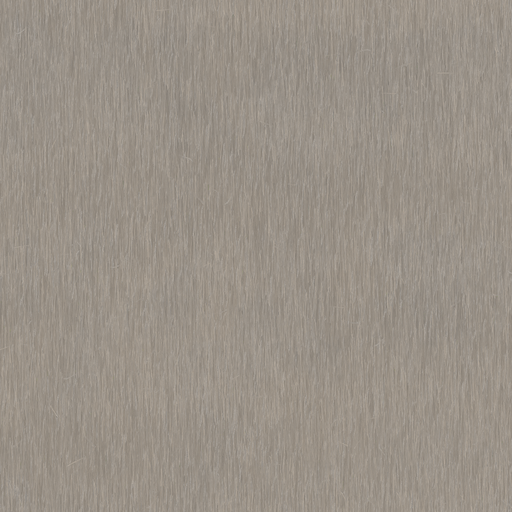
#> input picture crates/mm2-viewer/assets/ground/straw_albedo.webp, 512 x 512 px
$ python logo_wear.py ../../crates/mm2-viewer/assets/ground/straw_albedo.webp ../../crates/mm2-viewer/assets/ground/concrete_albedo.webp out.png
#> lines starting #> are read from the running program, lines starting #| are printed output that depends on the picture; after the words box and inside, x2 and y2 are one past the last pixel; in counts of white or black regions, pixels touching at a corner belong together
#> further down, logo is the input picture: PIL image 512x512 RGBA; mean R, G, B, A 109.8, 98.1, 83.9, 177.4
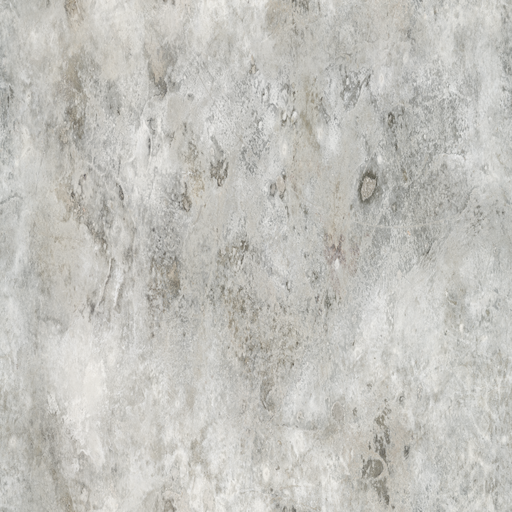
#> input picture crates/mm2-viewer/assets/ground/concrete_albedo.webp, 512 x 512 px
#> further down, dirt is the input picture: PIL image 512x512 RGBA; mean R, G, B, A 132.8, 130.8, 119.9, 121.4
"""Two weathered takes on the chrome logo for the menu:
  tyre  - a muddy knobby-tyre track rolled across it, with roost specks
  worn  - old sticker: faded, chipped edges, scratches and grime
Usage: logo_wear.py logo.png dirt_color.jpg out_prefix"""
import sys, math, numpy as np
from PIL import Image, ImageDraw, ImageFilter, ImageChops
rng = np.random.default_rng(11)

def noise(shape, blur, seed):
    r = np.random.default_rng(seed)
    n = Image.fromarray((r.random(shape) * 255).astype(np.uint8)).filter(ImageFilter.GaussianBlur(blur))
    a = np.asarray(n, np.float32); return (a - a.min()) / (np.ptp(a) + 1e-6)

def fade(logo, k=0.45):
#> called with k = 0.4
    a = np.asarray(logo, np.float32) / 255; rgb = a[..., :3]; lum = rgb @ [0.3, 0.59, 0.11]
    rgb = rgb * (1 - k) + lum[..., None] * k; rgb = rgb * [0.97, 0.95, 0.86] + 0.03
    return Image.fromarray((np.concatenate([np.clip(rgb, 0, 1), a[..., 3:]], -1) * 255).astype(np.uint8))

def tyre(logo, dirt):
    logo = fade(logo, 0.4); W, H = logo.size
#> after `W, H = logo.size`: W = 512; H = 512
    # tread band: chevron lugs along a slightly curved path, drawn on a long strip then warped onto the logo
    band_w = int(H * 0.42); L = int(math.hypot(W, H) * 1.2)
#> after `band_w = int(H * 0.42)`: band_w = 215
#> after `L = int(math.hypot(W, H) * 1.2)`: L = 868
    strip = Image.new("L", (L, band_w), 0); d = ImageDraw.Draw(strip)
#> after `strip = Image.new('L', (L, band_w), 0)`: strip: PIL image 868x215 L; every value is 0
    step = band_w * 0.42
#> step = 90.3
    for i in range(int(L / step) + 2):
        x = i * step + rng.uniform(-3, 3)
        for side in (-1, 1):
            y0 = band_w / 2 + side * band_w * 0.06
            y1 = band_w / 2 + side * band_w * 0.46
            dx = band_w * 0.18
            d.polygon([(x, y0), (x + band_w * 0.16, y0), (x + band_w * 0.16 + dx, y1), (x + dx, y1)], fill=255)
    # smear between lugs (tyre carcass contact) and uneven pressure
    smear = Image.new("L", strip.size, 0); ImageDraw.Draw(smear).rectangle([0, band_w * 0.12, L, band_w * 0.88], fill=110)
#> after `ImageDraw.Draw(smear).rectangle([0, band_w * 0.12, L, band_w * 0.88], `:
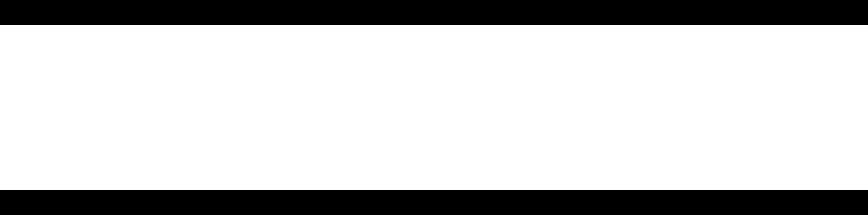
#> smear: PIL image 868x215 L; values 0 (black) and 110 (white), 76.7% white; 2 black regions, box (x1, y1, x2, y2) and area: (0, 0, 868, 25) 21700, (0, 190, 868, 215) 21700
    m = np.maximum(np.asarray(strip, np.float32), np.asarray(smear, np.float32))
    m = np.where(m > 200, 255, m * 0.75); m *= 0.75 + 0.25 * noise(m.shape, 4, 3)
    m *= np.clip(noise(m.shape, 25, 4) * 2.2 - 0.35, 0, 1)
    m = np.where(noise(m.shape, 1.5, 9) > 0.7, m * 0.3, m)  # broken, crumbly edges  # skips where tyre lifted
    strip = Image.fromarray(np.clip(m, 0, 255).astype(np.uint8)).filter(ImageFilter.GaussianBlur(1.2))
    ang = -14
    rot = strip.rotate(ang, Image.BICUBIC, expand=True)
    track = Image.new("L", (W, H), 0); track.paste(rot, ((W - rot.size[0]) // 2 + int(W * 0.05), (H - rot.size[1]) // 2 + int(H * 0.04)))
#> after `track = Image.new('L', (W, H), 0)`: track: PIL image 512x512 L; every value is 0
    tm = np.asarray(track, np.float32) / 255
    # roost: specks flicked off the tread
    sp = Image.new("L", (W, H), 0); sd = ImageDraw.Draw(sp)
    for _ in range(1600):
        x, y = rng.uniform(0, W), rng.uniform(0, H); r = rng.pareto(3) * 1.4 + 0.6
        if rng.random() < 0.7 and tm[int(min(y, H - 1)), int(min(x, W - 1))] < 0.05 and rng.random() < 0.8: continue
        sd.ellipse([x - r, y - r * rng.uniform(0.6, 1), x + r, y + r], fill=int(rng.uniform(150, 255)))
    sm = np.asarray(sp.filter(ImageFilter.GaussianBlur(0.6)), np.float32) / 255
    cover = np.clip(np.maximum(tm * 1.0, sm), 0, 1)
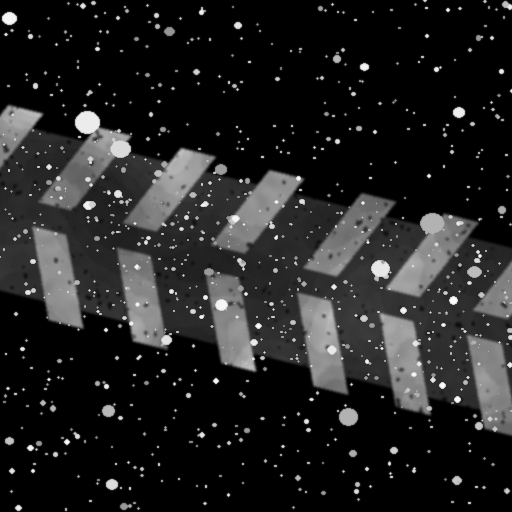
#> cover: shape (512, 512) float32; min 0, max 0.996, mean 0.137
    dirt = np.asarray(dirt.resize((W, H)).convert("RGB"), np.float32) / 255
#> dirt: shape (512, 512, 3) float32
    dirt = dirt * [0.95, 0.85, 0.72] * 0.75
    # wet mud sheen and depth: darker centre of the lugs
    dirt = dirt * (0.8 + 0.35 * noise((H, W), 2, 12))[..., None]
    a = np.asarray(logo, np.float32) / 255; rgb, al = a[..., :3], a[..., 3]
#> after `rgb, al = (a[..., :3], a[..., 3])`:
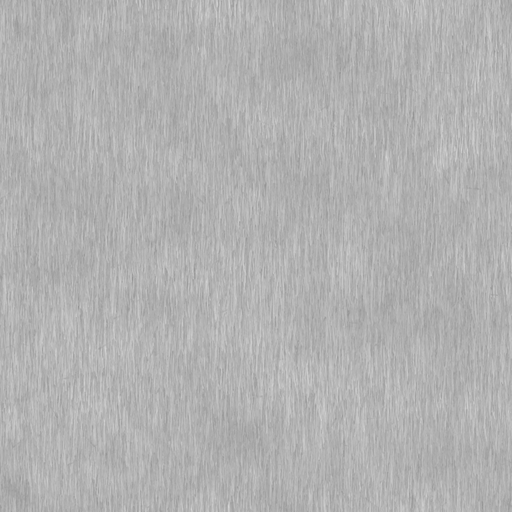
#> al: shape (512, 512) float32; min 0.573, max 0.839, mean 0.696
    rgb = rgb * (1 - cover[..., None]) + dirt * cover[..., None]
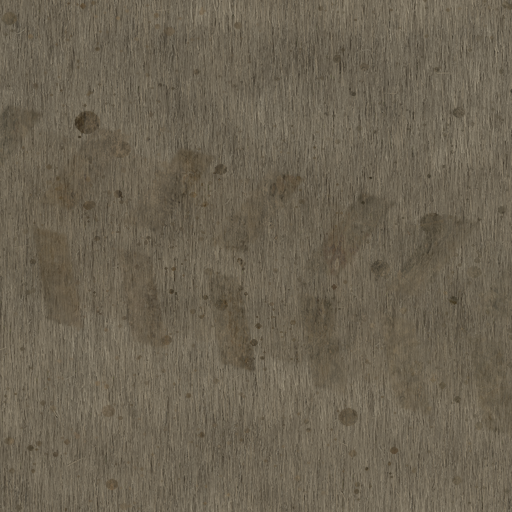
#> rgb: shape (512, 512, 3) float64; mean R, G, B 0.42, 0.385, 0.32
    al2 = np.maximum(al, sm * 0.9 * (al < 0.1))  # specks can land beyond the plate
    rgb = np.where((al < 0.1)[..., None], dirt, rgb)
    return Image.fromarray((np.concatenate([rgb, al2[..., None]], -1) * 255).astype(np.uint8))
#> returned value: PIL image 512x512 RGBA

def worn(logo, dirt):
    W, H = logo.size
#> W = 512; H = 512
    a = np.asarray(logo, np.float32) / 255; rgb, al = a[..., :3], a[..., 3].copy()
    lum = rgb @ [0.3, 0.59, 0.11]
    rgb = rgb * 0.4 + lum[..., None] * 0.6                   # sun fade
    rgb = rgb * [1.0, 0.97, 0.88] + [0.05, 0.04, 0.02]        # yellowed
    # grime collecting toward the bottom and in noise blotches
    g = noise((H, W), 18, 5) * 0.6 + np.linspace(0, 0.5, H)[:, None]
#> in noise (call 5), `return (a - a.min()) / (np.ptp(a) + 1e-06)`:
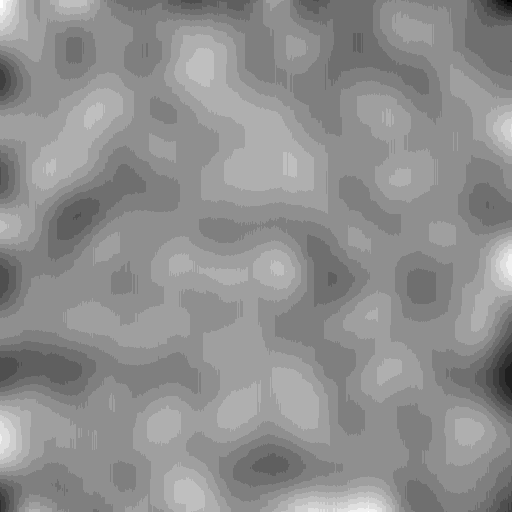
#> returned value: shape (512, 512) float32; min 0, max 1, mean 0.563
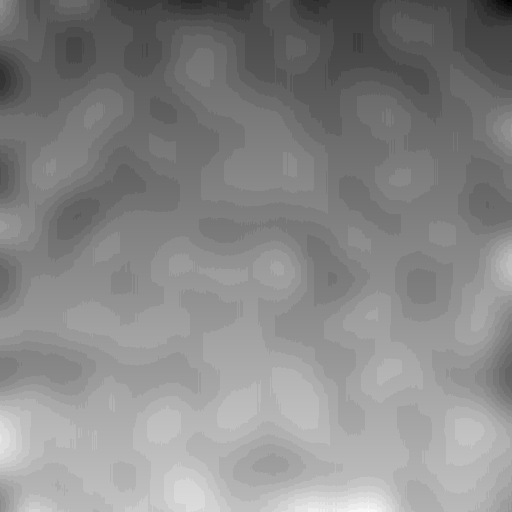
#> g: shape (512, 512) float64; min 0, max 1.1, mean 0.588; drawn with min black and max white
    grime = np.clip(g - 0.38, 0, 1) * 0.9
    d = np.asarray(dirt.resize((W, H)).convert("RGB"), np.float32) / 255 * 0.8
    rgb = rgb * (1 - grime[..., None]) + d * grime[..., None]
    # chipped edges: eat into alpha near the outline
    edge = np.asarray(Image.fromarray((al * 255).astype(np.uint8)).filter(ImageFilter.MinFilter(15)), np.float32) / 255
    rim = (al > 0.5) & (edge < 0.5)
    chip = (noise((H, W), 2.5, 6) > 0.55) | ((noise((H, W), 12, 16) > 0.7) & (noise((H, W), 2, 17) > 0.4))
    al = np.where(rim & chip, 0, al)
    # paint flaked off inside: show a pale primer
    flake = (noise((H, W), 3, 7) > 0.68) & (noise((H, W), 30, 8) > 0.5)
    rgb = np.where(flake[..., None], np.array([0.78, 0.76, 0.7]), rgb)
    # scratches
    sc = Image.new("L", (W, H), 0); sd = ImageDraw.Draw(sc)
    for _ in range(140):
        x, y = rng.uniform(0, W), rng.uniform(0, H); ang = rng.normal(-0.3, 0.5); Ls = rng.pareto(2) * 40 + 20
        pts = [(x + math.cos(ang) * t + rng.normal(0, 1.2), y + math.sin(ang) * t + rng.normal(0, 1.2)) for t in np.linspace(0, Ls, 8)]
        sd.line(pts, fill=int(rng.uniform(90, 230)), width=1)
#> this loop made 140 passes
#> (x, y, ang, Ls) on passes 1 to 12: (175.5, 95.49, -0.355, 37.34), (206.8, 376.5, 0.0286, 23.56), (350.5, 341.3, -0.66, 20.9), (339, 435.9, -1.08, 60.1), (131.9, 404.6, 0.0527, 25.57), (249.1, 12.49, -0.806, 79.34), (62.67, 384.4, -0.433, 32.34), (485, 148.8, -0.707, 47.24), (80.4, 227.7, -0.0869, 25.99), (233.3, 20.58, 0.262, 20.16), (489.2, 61.88, -0.471, 21.29), (212.7, 214, 0.0936, 24.05)
    s = np.asarray(sc, np.float32)[..., None] / 255
    rgb = rgb * (1 - s * 0.7) + np.array([0.86, 0.84, 0.8]) * s * 0.7
    # creases: a couple of soft light/dark folds
    yy, xx = np.mgrid[0:H, 0:W]
    for _ in range(2):
        a0 = rng.uniform(-0.6, 0.6); c = rng.uniform(0.2, 0.8) * W
        dist = (xx - c) * math.cos(a0) + (yy - H / 2) * math.sin(a0)
        rgb = rgb * (1 - 0.12 * np.exp(-(dist / 3) ** 2))[..., None] + 0.08 * np.exp(-((dist - 3) / 2) ** 2)[..., None]
#> this loop made 2 passes
#> (a0, c) on passes 1 to 2: (-0.436, 367.9), (-0.0202, 247)
    out = np.concatenate([np.clip(rgb, 0, 1), al[..., None]], -1)
    return Image.fromarray((out * 255).astype(np.uint8))

if __name__ == "__main__":
    logo = Image.open(sys.argv[1]).convert("RGBA"); dirt = Image.open(sys.argv[2])
    tyre(logo, dirt).save(sys.argv[3] + "_tyre.png"); worn(logo, dirt).save(sys.argv[3] + "_worn.png")
